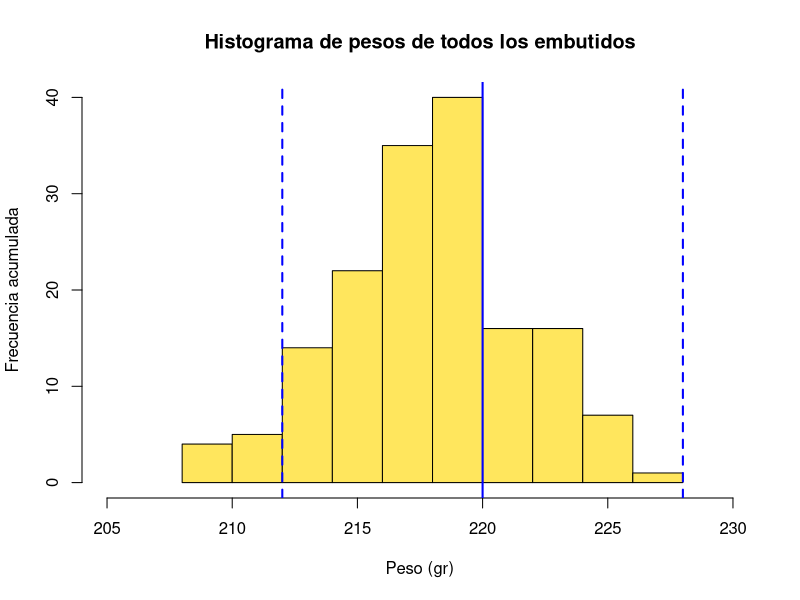
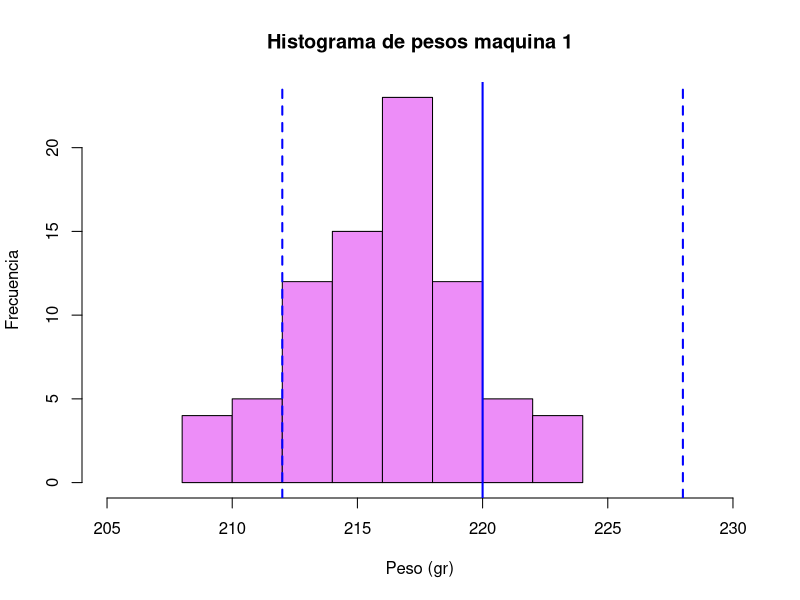
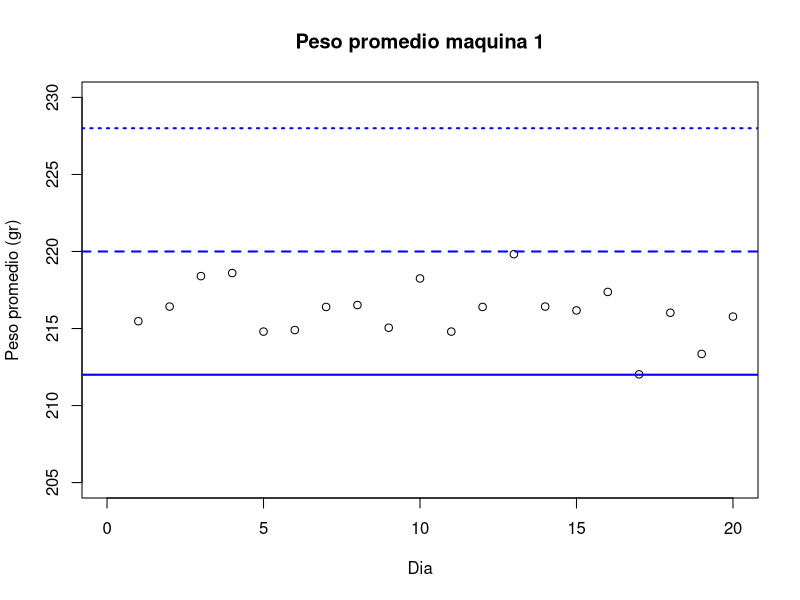
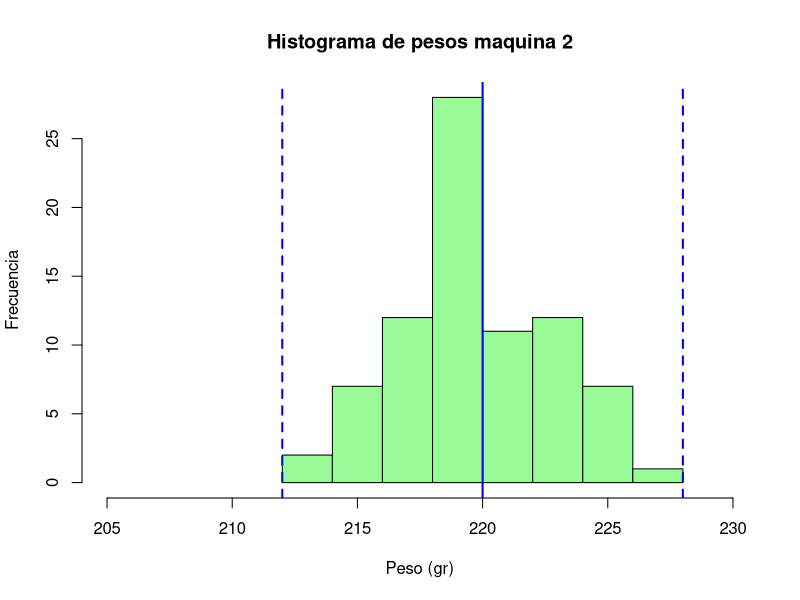
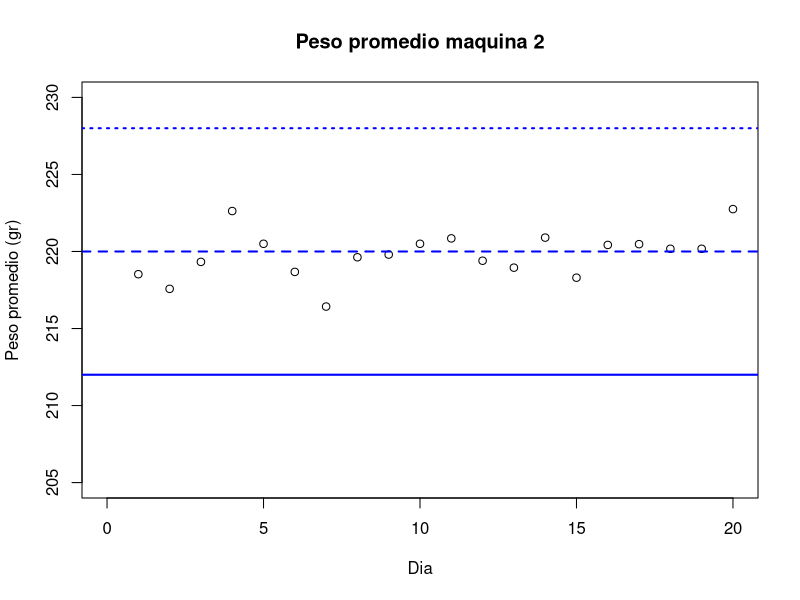
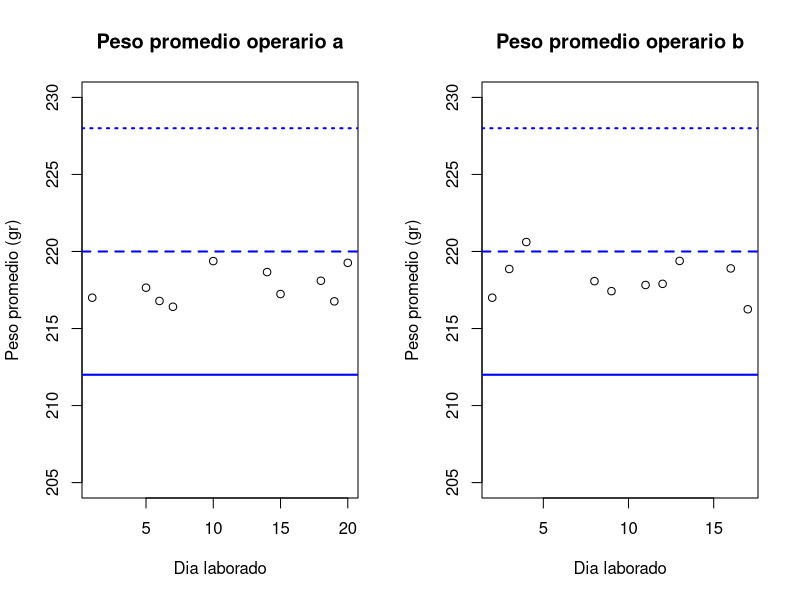
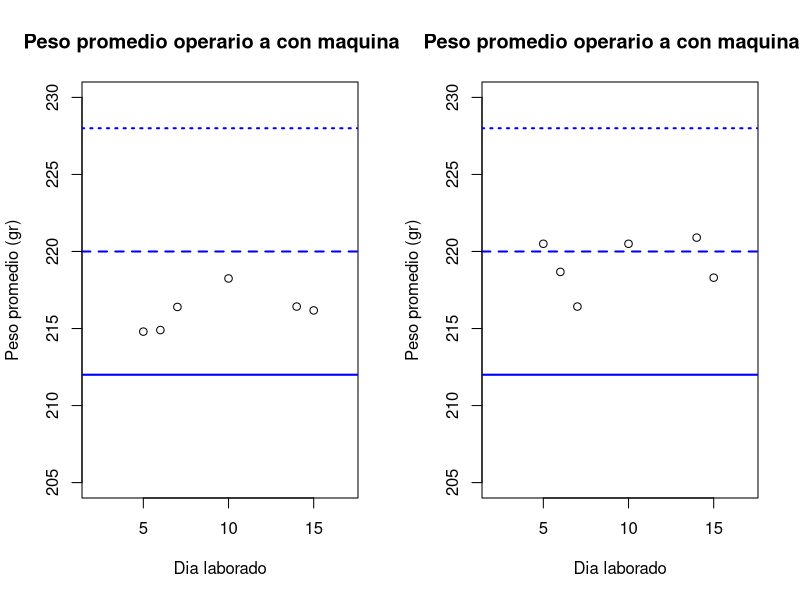
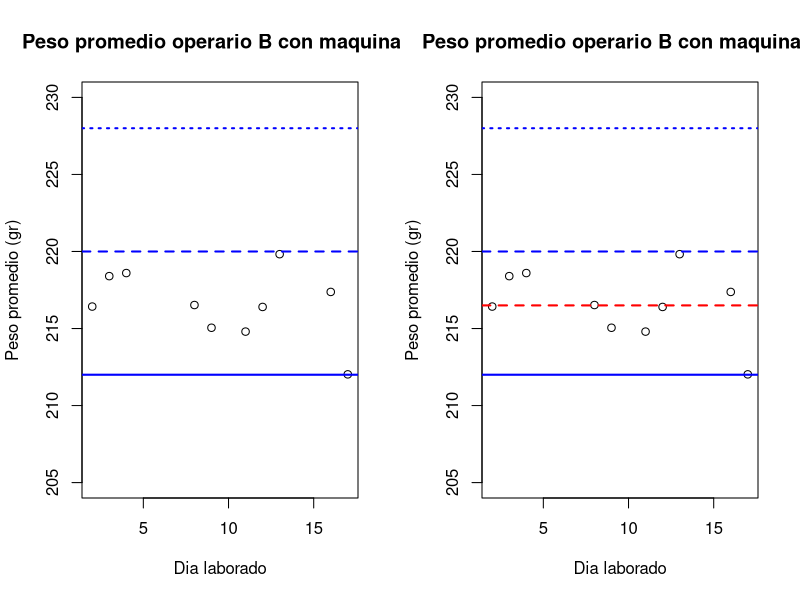

Reproduce these figures in R, in order.
#------------------------------------------------------#
#-- Universidad del Valle: Escuela de Estadistica    --#
#-- Asignatura: Probabilidad y Estadística           --#
#-- Estudiantes: J.J MAFLA 2126990 - S.Tamayo 2110331--#   
#------------------------------------------------------#
# Alternatively, install just dplyr:
install.packages("dplyr")
library(dplyr) #Cargando la libreria dplyr

##### Taller Análisis Exploratorio del Datos #####

#### 1. Lectura de datos ####

datos <- read.table("data_embutidos.txt", header=TRUE, dec=".")

names(datos) #nombres de las variables en la BD.
head(datos) #Muestra las primeras lineas de la BD.

#### 2. Analisis general de los pesos ####

# Resumen de las medidas de tendencia central de todos los pesos

summary(datos$peso)
sd(datos$peso)

#### 2.1 Histograma general de los pesos para los embutidos ####
hist(
  datos$peso,
  main = "Histograma de pesos de todos los embutidos",
  xlab="Peso (gr)",
  ylab="Frecuencia acumulada", 
  xlim = c(205, 230),
  col = "#ffe65d"
)

#Las especificaciones del peso son 220 ± 8 gr
abline(v=c(212, 220, 228), lty=c(2, 1, 2), lwd=2, col="blue")

# Porcentaje de pesos que estan por fuera de los limites especificos 220 ± 8gr
peso.menores.LEI = sum(datos$peso < 212) / length(datos$peso)
peso.mayores.LES = sum(datos$peso > 228) / length(datos$peso)

#### 3. Analisis Maquina 1 ####

peso.maquina1 <- filter(datos, maquina == 1);
peso.maquina1.mean <- tapply(peso.maquina1$peso, peso.maquina1[,1] , mean)

summary(peso.maquina1$peso) #resumen de tendencias 
sd(peso.maquina1$peso) #desviación 

#### 3.1 Histograma Maquina 1 #####

hist(
  peso.maquina1$peso,
  main = "Histograma de pesos maquina 1",
  xlab="Peso (gr)",
  ylab="Frecuencia", 
  xlim = c(205, 230),
  col = "#ed8df8"
)

abline(v=c(212, 220, 228), lty=c(2, 1, 2), lwd=2, col="blue")

#### 3.2 Dispersión  Maquina 1 #####
dias  <- c(1:20)
plot(dias, peso.maquina1.mean, pch=1,  xlab="Dia", ylab="Peso promedio (gr)", main="Peso promedio maquina 1", xlim = c(0, 20), ylim=c(205,230))
abline(h=c(212, 220, 228), lty=c(1, 2, 3), lwd=2, col="blue")

#### 4 Analisis Maquina 2 ####

peso.maquina2 <- filter(datos, maquina == 2);
peso.maquina2.mean <- tapply(peso.maquina2$peso, peso.maquina2[,1] , mean)

summary(peso.maquina2$peso) #resumen de tendencias 
sd(peso.maquina2$peso) #desviación 

#### 4.1 Histograma Maquina 2 #####

hist(
  peso.maquina2$peso,
  main = "Histograma de pesos maquina 2",
  xlab="Peso (gr)",
  ylab="Frecuencia", 
  xlim = c(205, 230),
  col = "#98FB98"
)

abline(v=c(212, 220, 228), lty=c(2, 1, 2), lwd=2, col="blue")

#### 4.2 Dispersión  Maquina 2 #####
dias  <- c(1:20)
plot(dias, peso.maquina2.mean, pch=1,  xlab="Dia", ylab="Peso promedio (gr)", main="Peso promedio maquina 2", xlim = c(0, 20), ylim=c(205,230))
abline(h=c(212, 220, 228), lty=c(1, 2, 3), lwd=2, col="blue")

par(mfrow = c(1, 2)) # Particionar ventana

#### 5 Analisis general Operario A ####

peso.operarioA <- filter(datos, operario == 'A');
peso.operarioA.mean <- tapply(peso.operarioA$peso, peso.operarioA[,1], mean)

median(peso.operarioA.mean) # Promedio general de los días laborados

summary(peso.operarioA$peso) #resumen de tendencias 
sd(peso.operarioA$peso) #desviación

#### 5.1 Dispersión  operario A #####
dias  <- c(1,5,6,7,10,14,15,18,19,20)

plot(dias, peso.operarioA.mean, pch=1,  xlab="Dia laborado", ylab="Peso promedio (gr)", main="Peso promedio operario a", ylim=c(205,230), xlim=c(1,20))
abline(h=c(212, 220, 228), lty=c(1, 2, 3), lwd=2, col="blue")


#### 6. Analisis general Operario B ####

peso.operarioB <- filter(datos, operario == 'B');
peso.operarioB.mean <- tapply(peso.operarioB$peso, peso.operarioB[,1], mean)

median(peso.operarioB.mean) # Promedio general de los días laborados

summary(peso.operarioB$peso) #resumen de tendencias 
sd(peso.operarioB$peso) #desviación

#### 6.1 Dispersión  operario B #####
dias  <- c(2,3,4,8,9,11,12,13,16,17)

plot(dias, peso.operarioB.mean, pch=1,  xlab="Dia laborado", ylab="Peso promedio (gr)", main="Peso promedio operario b", ylim=c(205,230), xlim=c(2,17))
abline(h=c(212, 220, 228), lty=c(1, 2, 3), lwd=2, col="blue")



#### 7. Analisis Operario A vs Maquina 1 ####

peso.operarioA.maquina1 <- filter(peso.maquina1, operario == 'A');
peso.operarioA.maquina1.mean <- tapply(peso.operarioA.maquina1$peso, peso.operarioA.maquina1[,1], mean)

summary(peso.operarioA.maquina1$peso) #resumen de tendencias 
sd(peso.operarioA.maquina1$peso) #desviación

#### 7.1 Dispersión  Operario A vs Maquina 1 #####
dias  <- c(1,5,6,7,10,14,15,18,19,20)
plot(dias, peso.operarioA.maquina1.mean, pch=1,  xlab="Dia laborado", ylab="Peso promedio (gr)", main="Peso promedio operario a con maquina 1", ylim=c(205,230), xlim=c(2,17))
abline(h=c(212, 220, 228), lty=c(1, 2, 3), lwd=2, col="blue")



#### 8. Analisis Operario A vs Maquina 2 ####

peso.operarioA.maquina2 <- filter(peso.maquina2, operario == 'A');
peso.operarioA.maquina2.mean <- tapply(peso.operarioA.maquina2$peso, peso.operarioA.maquina2[,1], mean)

summary(peso.operarioA.maquina2$peso) #resumen de tendencias 
sd(peso.operarioA.maquina2$peso) #desviación

#### 8.1 Dispersión  Operario A vs Maquina 1 #####
dias  <- c(1,5,6,7,10,14,15,18,19,20)
plot(dias, peso.operarioA.maquina2.mean, pch=1,  xlab="Dia laborado", ylab="Peso promedio (gr)", main="Peso promedio operario a con maquina 2", ylim=c(205,230), xlim=c(2,17))
abline(h=c(212, 220, 228), lty=c(1, 2, 3), lwd=2, col="blue")


#### 9. Analisis Operario B vs Maquina 1 ####

peso.operarioB.maquina1 <- filter(peso.maquina1, operario == 'B');
peso.operarioB.maquina1.mean <- tapply(peso.operarioB.maquina1$peso, peso.operarioB.maquina1[,1], mean)

summary(peso.operarioB.maquina1$peso) #resumen de tendencias 
sd(peso.operarioB.maquina1$peso) #desviación

#### 9.1 Dispersión  Operario b vs Maquina 1 #####
dias  <- c(2,3,4,8,9,11,12,13,16,17)
plot(dias, peso.operarioB.maquina1.mean, pch=1, xlab="Dia laborado", ylab="Peso promedio (gr)", main="Peso promedio operario B con maquina 1", ylim=c(205,230), xlim=c(2,17))
abline(h=c(212, 220, 228), lty=c(1, 2, 3), lwd=2, col="blue")


#### 10. Analisis Operario B vs Maquina 2 ####

peso.operarioB.maquina2 <- filter(peso.maquina2, operario == 'B');
peso.operarioB.maquina2.mean <- tapply(peso.operarioB.maquina2$peso, peso.operarioB.maquina2[,1], mean)

summary(peso.operarioB.maquina2$peso) #resumen de tendencias 
sd(peso.operarioB.maquina2$peso) #desviación

#### 10.1 Dispersión  Operario b vs Maquina 2 #####
dias  <- c(2,3,4,8,9,11,12,13,16,17)
plot(dias, peso.operarioB.maquina1.mean, pch=1, xlab="Dia laborado", ylab="Peso promedio (gr)", main="Peso promedio operario B con maquina 2", ylim=c(205,230), xlim=c(2,17))
abline(h=c(212, 220, 228), lty=c(1, 2, 3), lwd=2, col="blue")
abline(h=216.5, lty=2, lwd=2, col="red")

